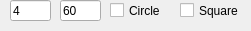
        <widget class="QWidget" name="widget_2" native="true">
         <property name="geometry">
          <rect>
           <x>0</x>
           <y>30</y>
           <width>251</width>
           <height>31</height>
          </rect>
         </property>
         <widget class="QLineEdit" name="size_input">
          <property name="geometry">
           <rect>
            <x>10</x>
            <y>0</y>
            <width>41</width>
            <height>21</height>
           </rect>
          </property>
          <property name="text">
           <string>4</string>
          </property>
         </widget>
         <widget class="QCheckBox" name="checkBox_circle">
          <property name="geometry">
           <rect>
            <x>110</x>
            <y>0</y>
            <width>71</width>
            <height>21</height>
           </rect>
          </property>
          <property name="text">
           <string>Circle</string>
          </property>
         </widget>
         <widget class="QCheckBox" name="checkBox_square">
          <property name="geometry">
           <rect>
            <x>180</x>
            <y>0</y>
            <width>81</width>
            <height>21</height>
           </rect>
          </property>
          <property name="text">
           <string>Square</string>
          </property>
         </widget>
         <widget class="QLineEdit" name="time_input">
          <property name="geometry">
           <rect>
            <x>60</x>
            <y>0</y>
            <width>41</width>
            <height>21</height>
           </rect>
          </property>
          <property name="inputMask">
           <string/>
          </property>
          <property name="text">
           <string>60</string>
          </property>
         </widget>
        </widget>
